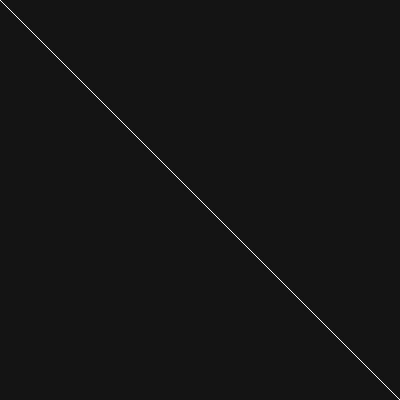
Frame 1 (no input)
Frame 60 (no input): identical to frame 1, image omitted
Frame 120 (the mouse pressed at the canvas centre since frame 60): blank canvas, image omitted

The p5.js sketch that drew this single still picture (run headless with seeded random() and noise() and a simulated clock; from frame 60 on, the mouse is pressed at the canvas centre):

// p5.js sketch
// ── sketch.js
function setup() {
  // put setup code here
  createCanvas(400, 400);
  background(20);
  stroke(255);
  line(0, 0, width, height);
}

function draw() {
  // put drawing code here

}
// ── drawWithMouse.js
let fillColor = "yellow";
let strokeColor;
let notSet = true;

function setup() {
    // put setup code here
    createCanvas(400, 400);
    background(40);

    strokeColor = color(255,80,116);
  }
  
  function draw() {
    // put drawing code here

    if (mouseY > height / 2 && notSet) {
        let temp = strokeColor;
        strokeColor = fillColor;
        fillColor = temp;
        notSet = !notSet;
    } else if (mouseY < height / 2 && !notSet) {
        let temp = fillColor;
        fillColor = strokeColor;
        strokeColor = temp;
        notSet = !notSet;
    }

    fill(fillColor);
    strokeWeight(5);
    stroke(strokeColor);

    circle(mouseX, mouseY, 50);
  }

  function mousePressed() {
    background(40);
  }
// ── movingBall.js
let x
let y;
let speedX;
let speedY;
let ballColor;
let direction;
let c = new Array();

function setup() {
    // put setup code here
    createCanvas(400, 400);

    noStroke();

    x = width / 2;
    y = height / 2;
    direction = setDirection();
    speedX = random(1, 5) * direction;
    direction = setDirection();
    speedY = random(1, 5) * direction;
    ballColor = color(random(255), 0, 0);

    c.push({x: 30, y: 30, size: 5});
    c.push({x: 80, y: 80, size: 15});
  }
  
  function draw() {
    // put drawing code here
    background(180);
    
    if(x > width || x < 0)
    {
        speedX *= -1; // speedX = speedX * -1;
        ballColor = color(random(255), random(255), random(255));
    }

    if (y > height || y < 0) {
        speedY *= -1;
        ballColor = color(random(255), random(255), random(255));
    }

    x += speedX;
    y += speedY;

    fill(ballColor);
    circle(x, y, 20);

    drawCircles(c);

    fill("white");
    circle(mouseX, mouseY, 15);
  }

  function setDirection() {
    let n = random();

    if (n < 0.5) {
        n = -1;
    } else {
        n = 1;
    }

    return n;
  }

  function drawCircles(c){
    for (let i = 0; i < c.length; i++) {
        circle(c[i].x, c[i].y, c[i].size);
    }
  }
